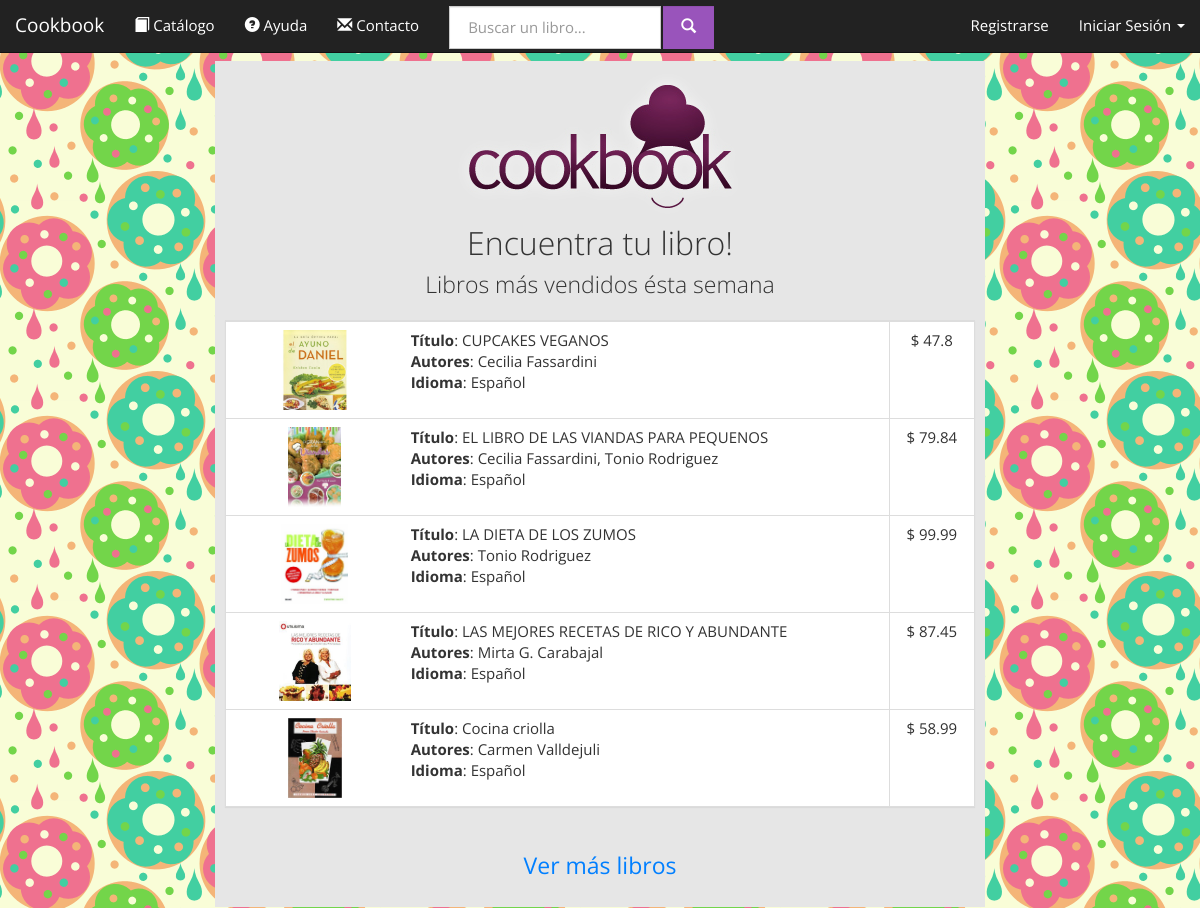
The app's page /cookbooks.com.ar/index.php with its own data.
### tables this page shows
CREATE TABLE IF NOT EXISTS `libros` (
  `ISBN` varchar(10) NOT NULL DEFAULT '',
  `titulo` varchar(50) NOT NULL DEFAULT '',
  `IDIOMA` varchar(40) NOT NULL DEFAULT '',
  `paginas` int(11) NOT NULL DEFAULT '0',
  `precio` float NOT NULL DEFAULT '0',
  `fecha` date NOT NULL DEFAULT '0000-00-00',
  `etiquetas` varchar(100) NOT NULL DEFAULT '',
  `texto` text,
  `tapa` text,
  `eliminado` tinyint(1) NOT NULL DEFAULT '0',
  `hidden` tinyint(1) NOT NULL,
  PRIMARY KEY (`ISBN`)
);

### cookbooks.com.ar/database.php (called while the page is built, shortened)
<?php
class Conexion {
	private $hostname = 'localhost';
	private $port = '3306';
	private $username = 'root';
	private $password = 'F3Dericcio';
	private $dbname = 'cookbookg32';
	private static $dbh = NULL;
	function conectar(){
		try {
			if (!self::$dbh)
			self::$dbh = new PDO("mysql:host=$this->hostname;dbname=$this->dbname;port=$this->port", $this->username, $this->password, array(PDO::MYSQL_ATTR_INIT_COMMAND => "SET NAMES utf8"));
			return true;
		} catch(PDOException $e) {
			echo $e -> getMessage();
			return false;
		}
	}
	function query($statement){
		return self::$dbh->query($statement);
	}
}
class Books{
	static private $conexion;
	static function initialize(){
		self::$conexion = new Conexion;
	}
	static function getBestSellers($cantidad){
		$result = self::$conexion->query("
			SELECT L.ISBN, L.titulo, GROUP_CONCAT(E.id_autor) as autores, L.paginas, L.precio, L.IDIOMA, L.fecha, L.etiquetas, L.texto, L.tapa, L.eliminado, L.hidden
			FROM libros L
			LEFT JOIN escribe E ON (L.ISBN=E.isbn)
			WHERE (L.eliminado=0 AND L.hidden=0)
			Group by L.ISBN
			LIMIT $cantidad
		");
		$resultado = Array();
		if ($result){
			$books = $result->fetchAll(PDO::FETCH_ASSOC);
			foreach ($books as $num => $bookInfo) {
				array_push($resultado, new Book($bookInfo));
			}
		}
		return (Array)$resultado;
	}
}
class Book{
	private	$ISBN, $OLD_ISBN,
			$titulo,
			$paginas,
			$precio,
			$idioma,
			$fecha,
			$etiquetas,
			$texto,
			$tapa,
			$eliminado,
			$oculto,
			$autores;
	function __construct($param){
		$this->ISBN = $param['ISBN'];
		$this->titulo = $param['titulo']? $param['titulo']:'';
		$this->precio = $param['precio']? $param['precio']:'0';
		$this->idioma= $param['IDIOMA']? $param['IDIOMA']:'';
		$this->tapa = $param['tapa']? $param['tapa']:'';
		$this->autores = $param['autores']? $param['autores']:'';
	}
	function getISBN(){
		return $this->ISBN;
	}
	function getTitulo(){
		return $this->titulo;
	}
	function getAutores(){
		$autores_ids = explode(",", $this->autores);
		$result= Array();
		foreach ($autores_ids as $key => $value) {
			$autor = Authors::getAuthor($value);
			if ($autor)	array_push($result, $autor);
		}
		return $result;
	}
	function getPrecio(){
		return $this->precio;
	}
	function getIdioma(){
		return $this->idioma;
	}
	function getTapa($crudo = false){
		if ($crudo){
			return $this->tapa;
		}else{
			if(is_file("books/img/tapas/".$this->tapa)){
				return $this->tapa;
			}else{
				return "_DEFAULT_.jpg";
			}
		}
	}
}
class Authors{
	static private $initialized = FALSE;
	static private $conexion;
	private static function initialize(){
		if (self::$initialized) return;
		self::$conexion = new Conexion;
		self::$initialized = TRUE;
	}
	public static function getAuthor($ID){
		$result = self::$conexion->query("
			SELECT *
			FROM autor
			WHERE (ID=$ID)AND(eliminado=0)
			LIMIT 1
		");
		if ($result && $result->rowCount()>0) return new Author($result->fetch(PDO::FETCH_ASSOC));
		else return NULL;
	}
}
class Author{
	private	$ID,
			$nombre,
			$apellido,
			$fecha_nacimiento,
			$lugar_nacimiento,
			$eliminado;
	function __construct($params){
		$this->nombre = $params['nombre']? $params['nombre']: "";
		$this->apellido = $params['apellido']? $params['apellido']:"";
	}
	function getNombreApellido(){
		return $this->nombre.' '.$this->apellido;
	}
}
		?>

### cookbooks.com.ar/index.php (the view, shortened to what this page needs)
<?php include_once('database.php'); ?>
<!DOCTYPE html>
<html lang="es">
    <head>
        <link href="bootstrap-3.1.1-dist/css/bootstrap_Cosmo.css" rel="stylesheet" media="screen">
    </head>
    <body>
        <?php include_once('navigation.php'); ?>
        <div class="container-fluid text-center">
            <div class="row">
                <div class="col-md-2">
                </div>
                <div class="col-md-8">
                    <div class="jumbotron" style="padding: 10px">
                        <img src="website/img/logo.png" class="center-block img-responsive" />
                        <h2 style="margin: 0; padding: 4px">Encuentra tu libro!</h2>
                        <p style="padding: 4px">
                            Libros más vendidos ésta semana<br />
                        </p>
                        <div class="panel panel-default">
                            <?php
                            	$books = Books::getBestSellers(5);
							?>
							<table class='table table-bordered'>
								<?php
								foreach ($books as $key => $book) {	?>
									<tr >
										<td class="text-left resaltado" onclick="location='product.php?id=<?php echo $book->getISBN() ?>'">
											<div class="col-md-3"><img src="books/img/tapas/<?php echo $book->getTapa() ?>" class="img-rounded img-responsive" style="margin: 0 auto; height: 80px;"></div>
											<div class="col-md-9">
												<strong>Título</strong>: <?php echo $book->getTitulo(); ?></br>
												<strong>Autores</strong>:
													<?php
														$autores= $book->getAutores();
														$strautores = "";
														foreach ($autores as $key => $value){
															$strautores.=$value->getNombreApellido().", ";
														}
														echo substr($strautores, 0, -2);
													?>
												<strong>Idioma</strong>: <?php echo $book->getIdioma(); ?>
											</div>
										</td>
										<td>$ <?php echo $book->getPrecio() ?><br>
										</td>
									</tr>
									<?php
								}
								?>
							</table>
                        </div>
                        <br />
                        <p><a href="books.php" class=" btn-link" role="button">Ver más libros</a></p>
                    </div>
                </div>
                <div class="col-md-2">
                </div>
            </div>
        </div>
    </body>
</html>

### cookbooks.com.ar/index.php (style rules this page uses)
body { background-image: url('website/img/779730.png'); }

### records on screen
libros: tapa (picture), titulo "CUPCAKES VEGANOS", strautores "Cecilia Fassardini", IDIOMA "Español", precio "47.8"
libros: tapa (picture), titulo "EL LIBRO DE LAS VIANDAS PARA PEQUENOS", strautores "Cecilia Fassardini, Tonio Rodriguez", IDIOMA "Español", precio "79.84"
libros: tapa (picture), titulo "LA DIETA DE LOS ZUMOS", strautores "Tonio Rodriguez", IDIOMA "Español", precio "99.99"
libros: tapa (picture), titulo "LAS MEJORES RECETAS DE RICO Y ABUNDANTE", strautores "Mirta G. Carabajal", IDIOMA "Español", precio "87.45"
libros: tapa (picture), titulo "Cocina criolla", strautores "Carmen Valldejuli", IDIOMA "Español", precio "58.99"
